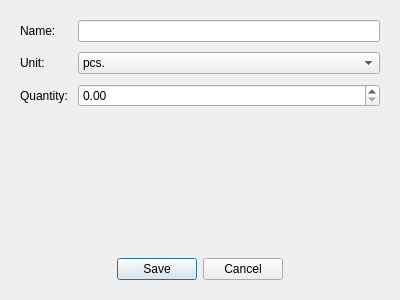
<?xml version="1.0" encoding="UTF-8"?>
<ui version="4.0">
 <class>materialDialog</class>
 <widget class="QDialog" name="materialDialog">
  <property name="geometry">
   <rect>
    <x>0</x>
    <y>0</y>
    <width>400</width>
    <height>300</height>
   </rect>
  </property>
  <property name="windowTitle">
   <string>Add / Edit Material</string>
  </property>
  <property name="styleSheet">
   <string notr="true"/>
  </property>
  <layout class="QVBoxLayout" name="mainLayout">
   <property name="spacing">
    <number>10</number>
   </property>
   <property name="leftMargin">
    <number>20</number>
   </property>
   <property name="topMargin">
    <number>20</number>
   </property>
   <property name="rightMargin">
    <number>20</number>
   </property>
   <property name="bottomMargin">
    <number>20</number>
   </property>
   <item>
    <layout class="QFormLayout" name="formLayout">
     <item row="0" column="0">
      <widget class="QLabel" name="labelName">
       <property name="text">
        <string>Name:</string>
       </property>
      </widget>
     </item>
     <item row="2" column="0">
      <widget class="QLabel" name="labelQuantity">
       <property name="text">
        <string>Quantity:</string>
       </property>
      </widget>
     </item>
     <item row="1" column="0">
      <widget class="QLabel" name="labelUnit">
       <property name="text">
        <string>Unit:</string>
       </property>
      </widget>
     </item>
     <item row="0" column="1">
      <widget class="QLineEdit" name="leName"/>
     </item>
     <item row="1" column="1">
      <widget class="QComboBox" name="cbUnit">
       <item>
        <property name="text">
         <string>pcs.</string>
        </property>
       </item>
       <item>
        <property name="text">
         <string>kg</string>
        </property>
       </item>
       <item>
        <property name="text">
         <string>m</string>
        </property>
       </item>
       <item>
        <property name="text">
         <string>m²</string>
        </property>
       </item>
       <item>
        <property name="text">
         <string>m³</string>
        </property>
       </item>
       <item>
        <property name="text">
         <string>l</string>
        </property>
       </item>
      </widget>
     </item>
     <item row="2" column="1">
      <widget class="QDoubleSpinBox" name="sbQuantity"/>
     </item>
    </layout>
   </item>
   <item>
    <widget class="QDialogButtonBox" name="MaterialButtonBox">
     <property name="orientation">
      <enum>Qt::Orientation::Horizontal</enum>
     </property>
     <property name="standardButtons">
      <set>QDialogButtonBox::StandardButton::Cancel|QDialogButtonBox::StandardButton::Save</set>
     </property>
     <property name="centerButtons">
      <bool>true</bool>
     </property>
    </widget>
   </item>
  </layout>
 </widget>
 <resources/>
 <connections>
  <connection>
   <sender>MaterialButtonBox</sender>
   <signal>accepted()</signal>
   <receiver>materialDialog</receiver>
   <slot>accept()</slot>
   <hints>
    <hint type="sourcelabel">
     <x>248</x>
     <y>254</y>
    </hint>
    <hint type="destinationlabel">
     <x>157</x>
     <y>274</y>
    </hint>
   </hints>
  </connection>
  <connection>
   <sender>MaterialButtonBox</sender>
   <signal>rejected()</signal>
   <receiver>materialDialog</receiver>
   <slot>reject()</slot>
   <hints>
    <hint type="sourcelabel">
     <x>316</x>
     <y>260</y>
    </hint>
    <hint type="destinationlabel">
     <x>286</x>
     <y>274</y>
    </hint>
   </hints>
  </connection>
 </connections>
</ui>
